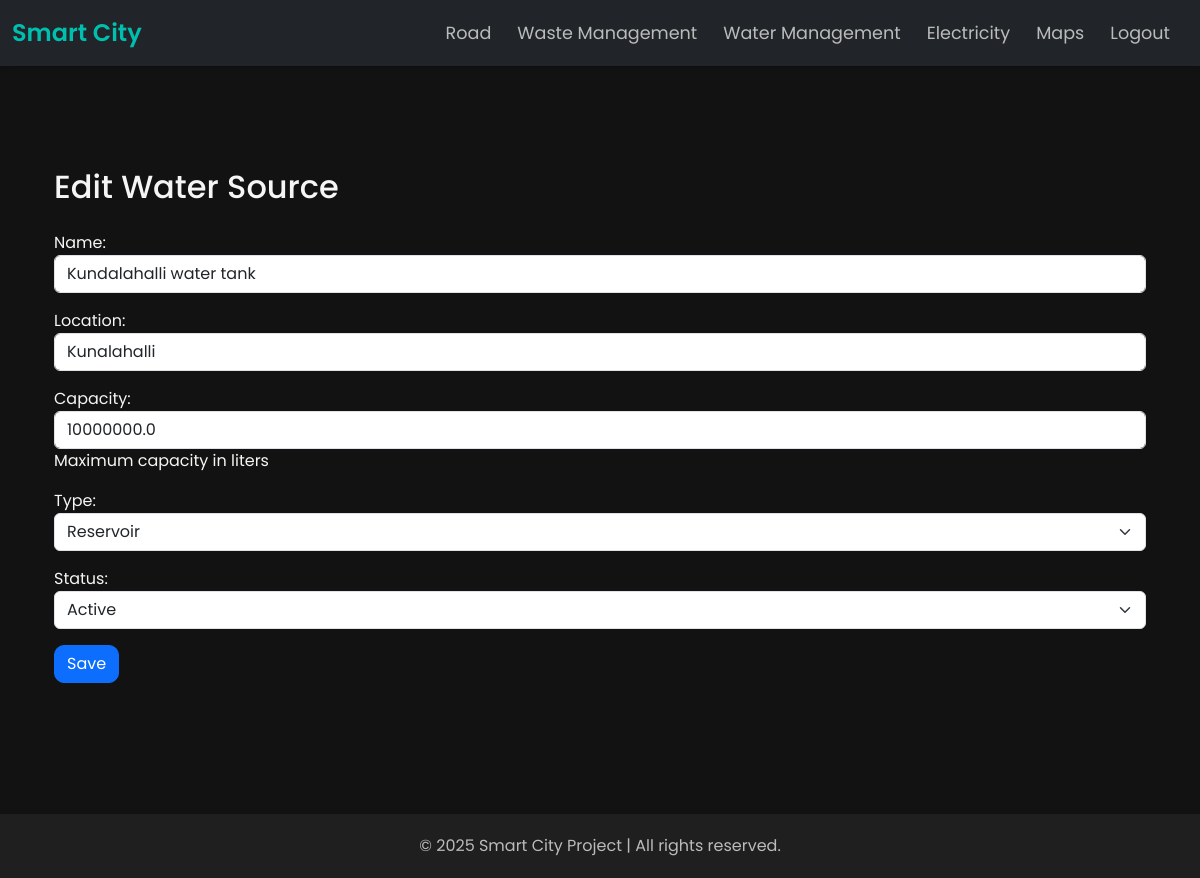
The page /water_management/water_sources/update/1/ on the database its author committed.
### water_management/models.py (models this page shows, shortened)
class WaterSource(models.Model):
    SOURCE_TYPE_CHOICES = [
        ('River', 'River'),
        ('Reservoir', 'Reservoir'),
        ('Borewell', 'Borewell'),
        ('Lake', 'Lake'),
    ]
    name = models.CharField(max_length=255)
    location = models.CharField(max_length=255)
    capacity = models.FloatField(help_text="Maximum capacity in liters")
    type = models.CharField(max_length=20, choices=SOURCE_TYPE_CHOICES)
    status = models.CharField(max_length=20, default='Active', choices=[('Active', 'Active'), ('Under Maintenance', 'Under Maintenance')])
    date_added = models.DateTimeField(auto_now_add=True)

### water_management/views.py (the view)
# urls.py: path('water_sources/update/<int:pk>/', views.water_source_update, name='water_source_update'),
def water_source_update(request, pk):
    water_source = get_object_or_404(WaterSource, pk=pk)
    if request.method == 'POST':
        form = WaterSourceForm(request.POST, instance=water_source)
        if form.is_valid():
            form.save()
            messages.success(request, 'Water Source updated successfully!')
            return redirect('water_management:water_source_list')
    else:
        form = WaterSourceForm(instance=water_source)
    return render(request, 'water_management/water_source_form.html', {'form': form})

### water_management/forms.py
class WaterSourceForm(forms.ModelForm):
    class Meta:
        model = WaterSource
        fields = ['name', 'location', 'capacity', 'type', 'status']
        widgets = {
            'name': forms.TextInput(attrs={'class': 'form-control'}),
            'location': forms.TextInput(attrs={'class': 'form-control'}),
            'capacity': forms.NumberInput(attrs={'class': 'form-control', 'step': '0.1'}),
            'type': forms.Select(attrs={'class': 'form-select'}),
            'status': forms.Select(attrs={'class': 'form-select'}),
        }

### water_management/templates/water_management/water_source_form.html (shortened to what this page needs)
{% extends 'base_generic.html' %}
{% block content %}
  <div class="container py-5">
    <h2 class="mb-4">{% if form.instance.pk %}Edit{% else %}Create{% endif %} Water Source</h2>
    <form method="POST">
      {{ form.as_p }}
      <button type="submit" class="btn btn-primary">Save</button>
    </form>
  </div>
{% endblock %}

### templates/base_generic.html (style rules this page uses)
body { background-color: #121212; font-family: 'Poppins', sans-serif; color: #f5f5f5; margin: 0; }
.container { min-height: 80vh; padding-top: 30px; padding-bottom: 30px; }
.btn { border-radius: 10px; transition: all 0.3s ease; }
.navbar, .container, .footer { animation: fadeIn 0.8s ease-out; }

### rows shown on the page
WaterSource: name "Kundalahalli water tank", location "Kunalahalli", capacity "10000000.0", type "Reservoir", status "Active"
